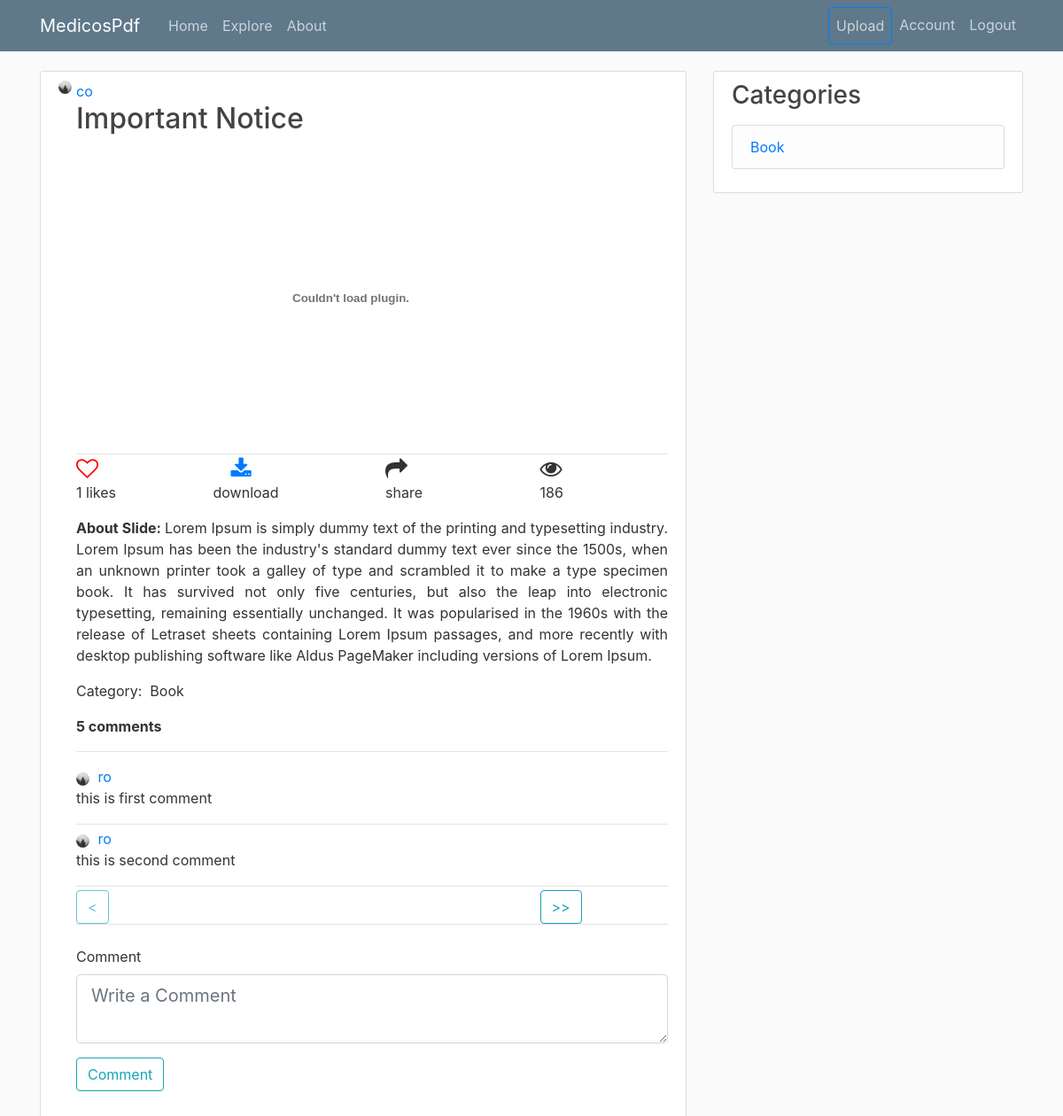
Screenshot of /slide/4 (signed in) with the database file from the repository.
### medicospdf/models.py (models this page shows, shortened)
class User(db.Model, UserMixin):
    id = db.Column(db.Integer, primary_key=True)
    username = db.Column(db.String(20), unique=True, nullable=False)
    email = db.Column(db.String(120), unique=True, nullable=False)
    image_file = db.Column(db.String(20), nullable=False, default='default.jpg')
    password = db.Column(db.String(60), nullable=False)
    is_admin = db.Column(db.Boolean, default = False)
    posts = db.relationship('Post', backref='author', lazy=True)
    slides = db.relationship('Slide', backref = 'author', lazy = True)
    liked = db.relationship('SlideLike', foreign_keys = 'SlideLike.user_id',
        backref = 'author', lazy = True)
    comments = db.relationship('Comment', backref = 'author', lazy = True)
    categories = db.relationship('Category', backref = 'author', lazy = True)
    followed = db.relationship('User', secondary = followers,
                                primaryjoin = (followers.c.follower_id == id),
                                secondaryjoin = (followers.c.followed_id == id),
                                backref = db.backref('followers', lazy = 'dynamic'),
                                lazy = 'dynamic')
    def has_liked_slide(self, slide):
        return SlideLike.query.filter(
            SlideLike.user_id == self.id,
            SlideLike.slide_id == slide.id).count()>0

class Slide(db.Model):
    __searchable__  = ['title', 'description']
    id = db.Column(db.Integer, primary_key = True)
    title = db.Column(db.String(200), nullable = False)
    description = db.Column(db.Text, nullable = False)
    file = db.Column(db.String(1000), nullable = False)
    date_posted = db.Column(db.DateTime, nullable=False, default=datetime.utcnow)
    user_id = db.Column(db.Integer, db.ForeignKey('user.id'), nullable = False)
    likes = db.relationship('SlideLike', backref = 'slide', lazy = True)
    comments = db.relationship('Comment', backref = 'slide', lazy = True)
    category_id = db.Column(db.Integer, db.ForeignKey('category.id'), nullable = True)

class Visit(db.Model):
    id = db.Column(db.Integer, primary_key = True)
    count = db.Column(db.Integer)

class Category(db.Model):
    id = db.Column(db.Integer, primary_key = True, autoincrement = True)
    name = db.Column(db.String(200), nullable = False)
    user_id = db.Column(db.Integer, db.ForeignKey('user.id'), nullable = False)
    slides = db.relationship('Slide', backref = 'cats', lazy = True)

class Comment(db.Model):
    id = db.Column(db.Integer, primary_key= True)
    comment = db.Column(db.Text, nullable = False)
    user_id = db.Column(db.Integer, db.ForeignKey('user.id'), nullable = False)
    slide_id = db.Column(db.Integer, db.ForeignKey('slide.id'), nullable = False)

### medicospdf/routes.py (the view)
@app.route('/slide/<int:slide_id>', methods= ['GET', 'POST'])
def slide(slide_id):
    cat = Category.query.all()
    slide = Slide.query.get_or_404(slide_id)
    v = Visit.query.filter_by(id = slide_id).first()
    if not v:
        v = Visit()
        v.count += 1
        db.session.add(v)
    v.count += 1
    db.session.commit()
    print(v.count)
    form = CommentForm()
    if form.validate_on_submit():
        comment = Comment(comment = form.comment.data, author = current_user, slide_id = slide.id)
        db.session.add(comment)
        db.session.commit()
        flash('Your comment has been posted.', 'success')
        return redirect(url_for('slide', slide_id = slide.id))
    page = request.args.get('page', 1, type = int)
    comments = Comment.query.filter_by(slide_id = slide.id).paginate(page, per_page = 2)
    return render_template('slide.html', title = slide.title,
                        slide = slide, comments = comments,
                        form = form, legend = Slide, categories = cat, visitors = v)

### medicospdf/forms.py
class CommentForm(FlaskForm):
	comment = TextAreaField(validators = [DataRequired()],
							render_kw={"placeholder": "Write a Comment"})
	submit = SubmitField('Comment')

### medicospdf/models.py (called while the page is built)
@login_manager.user_loader
def load_user(user_id):
    return User.query.get(int(user_id))

### medicospdf/templates/slide.html (shortened to what this page needs)
{% extends 'layout.html' %}
{% block content %}
	<article class="media content-section">
		<img class="rounded-circle article-img" src="{{ url_for('static', filename = 'profile_pics/' + slide.author.image_file) }}">
		<div class="media-body">
			<div class="article-metadata">
				<a class="mr-2" href="#">{{ slide.author.username }}</a>
				<h2 class="article-title">{{ slide.title }}</h2>
				<div style = "height:350px; width:620px" id = 'viewpdf'></div>
			</div>
			<div class="row">
				<div class="col-3">
					<div class = like-comment-div>
						{% if current_user.has_liked_slide(slide) %}
						    <a href="{{ url_for('like_action', slide_id = slide.id, action = 'unlike') }}"><i class="fa fa-heart"></i></a>
						  {% else %}
						    <a href="{{ url_for('like_action', slide_id = slide.id, action = 'like') }}"><i class="fa fa-heart-o"></i></a>
						  {% endif %}
					</div>
				  <p>{{ slide.likes|count }} likes</p>
				</div>
	            <div class="col-3">
	              <a href="{{ url_for('download', name = slide.file) }}">
	              <i class="fa fa-download"></i></a>
	              <p style="margin-left: -20px">download</p>
	            </div>
	            <div class="col-3">
	            	<i class="fa fa-share"></i>
	            	<p>share</p>
	            </div>
	            <div class="col-3">
	            	<i class="fa fa-eye"></i>
	            	<p>{{ visitors.count }}</p>
	            </div>
          	</div>
			<div class="article-content text-justify"><p><b>About Slide:&nbsp;</b>{{ slide.description }}</p></div>
			<div class="article-content"><p>Category:&nbsp; {{ slide.cats.name }}</p></div>
			<p><b>{{ slide.comments|count }} comments</b></p><hr>
			{% for comment in comments.items %}
				<div class="article-metadata">
					<img class="rounded-circle article-img" src="{{ url_for('static', filename = 'profile_pics/'+comment.author.image_file) }}">
					<a class="mr-2" href="#">{{ comment.author.username }}</a>
					<p class="article-comment">{{ comment.comment }}</p>
				</div>
			{% endfor %}
			<div class="row">
				<div class="col">
					{% if comments.has_prev %}
				      <a class ="btn btn-outline-info" href="{{ url_for('slide', slide_id = slide.id,  page=comments.prev_num) }}">&lt;&lt;</a>
				    {% else %}
				      <button class="btn btn-outline-info disabled">&lt;</button>
				    {% endif %}
				</div>
			    <div class="col-3">
				    {% if comments.has_next %}
				    	<a class="btn btn-outline-info" href="{{ url_for('slide',slide_id = slide.id, page=comments.next_num) }}">&gt;&gt;</a>
				    {% else %}
				    	<button class="btn btn-outline-info disabled">&gt;</button>
				    {% endif %}
			    </div>
			</div>
			<form method="POST" action="">
				<fieldset class="form-group">
					<legend class="border-bottom mb-4">{{ comment }}</legend>
					<div class="form-group">
						{{ form.comment.label(class = 'form-control-label') }}
						{% if form.comment.errors %}
							{{ form.comment.label(class = 'form-control form-control-lg is-invalid')}}
							<div class="invalid-feedback">
								{% for error in form.comment.errors %}
								<span>
									{{ error }}
								</span>
								{% endfor %}
							</div>
						{% else %}
							{{ form.comment(class = 'form-control form-control-lg')}}
						{% endif %}
					</div>
					<div class="form-group">
						{{ form.submit(class = 'btn btn-outline-info') }}
					</div>
				</fieldset>
			</form>
		</div>
	</article>
    {% endblock %}

### medicospdf/templates/layout.html (shortened to what this page needs)
<!DOCTYPE html>
<html>
<head>
    <link rel="stylesheet" href="https://maxcdn.bootstrapcdn.com/bootstrap/4.0.0/css/bootstrap.min.css">
    <link rel="stylesheet" type="text/css" href="{{ url_for('static', filename='main.css') }}">
    <link rel="stylesheet" href="https://cdnjs.cloudflare.com/ajax/libs/font-awesome/4.7.0/css/font-awesome.min.css">
</head>
<body>
    <header class="site-header">
      <nav class="navbar navbar-expand-md navbar-dark bg-steel fixed-top">
        <div class="container">
          <a class="navbar-brand mr-4" href="/">MedicosPdf</a>
          <div class="collapse navbar-collapse" id="navbarToggle">
            <div class="navbar-nav mr-auto">
              <a class="nav-item nav-link" href="{{ url_for('home') }}">Home</a>
              <a class = 'nav-item nav-link' href="{{ url_for('explore') }}">Explore</a>
              <a class="nav-item nav-link" href="{{ url_for('about') }}">About</a>
            </div>
            <div class="navbar-nav">
              {% if current_user.is_authenticated %}
                <a class = 'nav-item nav-link btn btn-outline-primary' href="{{ url_for('new_slide') }}">Upload</a>
                <a class = 'nav-item nav-link' href="{{ url_for('account', username = current_user.username) }}">Account</a>
                <a class = 'nav-item nav-link' href="{{ url_for('logout') }}">Logout</a>
              {% else %}
                <a class="nav-item nav-link" href="{{ url_for('login') }}">Login</a>
                <a class="nav-item nav-link" href="{{ url_for('register') }}">Register</a>
              {% endif %}
            </div>
          </div>
        </div>
      </nav>
    </header>
    <main role="main" class="container">
      <div class="row">
        <div class="col-md-8">
          {% block content %}{% endblock %}
        </div>
        {% if current_user.is_authenticated %}
          <div class="col-md-4">
            <div class="content-section">
              <h3>Categories</h3>
              <p class='text-muted'>
                <ul class="list-group">
                  {% for cat in categories %}
                    <li class="list-group-item list-group-item-light"><a href="{{ url_for('category', name = cat.name) }}">{{ cat.name }}</a></li>
                  {% endfor %}
                </ul>
              </p>
            </div>
          </div>
        {% endif %}
      </div>
    </main>
</body>
</html>

### medicospdf/static/main.css (style rules this page uses)
body { background: #fafafa; color: #333333; margin-top: 5rem; }
h1, h2, h3, h4, h5, h6 { color: #444444; }
.fa { font-size: 20px; }
.bg-steel { background-color: #5f788a; }
.site-header .navbar-nav .nav-link { color: #cbd5db; }
.content-section { background: #ffffff; padding: 10px 20px; border: 1px solid #dddddd; border-radius: 3px; margin-bottom: 20px; }
.article-title { color: #444444; }
.article-content { white-space: pre-line; }
.article-img { height: 15px; width: 15px; margin-right: 5px; }
.article-metadata { padding-bottom: 1px; margin-bottom: 4px; border-bottom: 1px solid #e3e3e3 }

### medicospdf/templates/layout.html (style rules this page uses)
.fa { font-size: 25px; cursor: pointer; user-select: none; }
.fa-heart-o { font-size: 25px; color: red; cursor: pointer; }

### rows the page displays
User: image_file (placeholder picture), author.username "co"
Slide: title "Important Notice", description "Lorem Ipsum is simply dummy text of the printing and typesetting industry. Lorem Ipsum has been the industry's standard dummy text ever since the 1500s, when an unknown printer took a galley of type and scrambled it to make a type specimen book. It has survived not only five centuries, but also the leap into electronic typesetting, remaining essentially unchanged. It was popularised in the 1960s with the release of Letraset sheets containing Lorem Ipsum passages, and more recently with desktop publishing software like Aldus PageMaker including versions of Lorem Ipsum."
Visit: count "186"
Category: cats.name "Book", name "Book"
Comment: image_file (placeholder picture), author.username "ro", comment "this is first comment"
Comment: image_file (placeholder picture), author.username "ro", comment "this is second comment"

### other values shown
{{ slide.likes|count }} "1"
{{ slide.comments|count }} "5"
